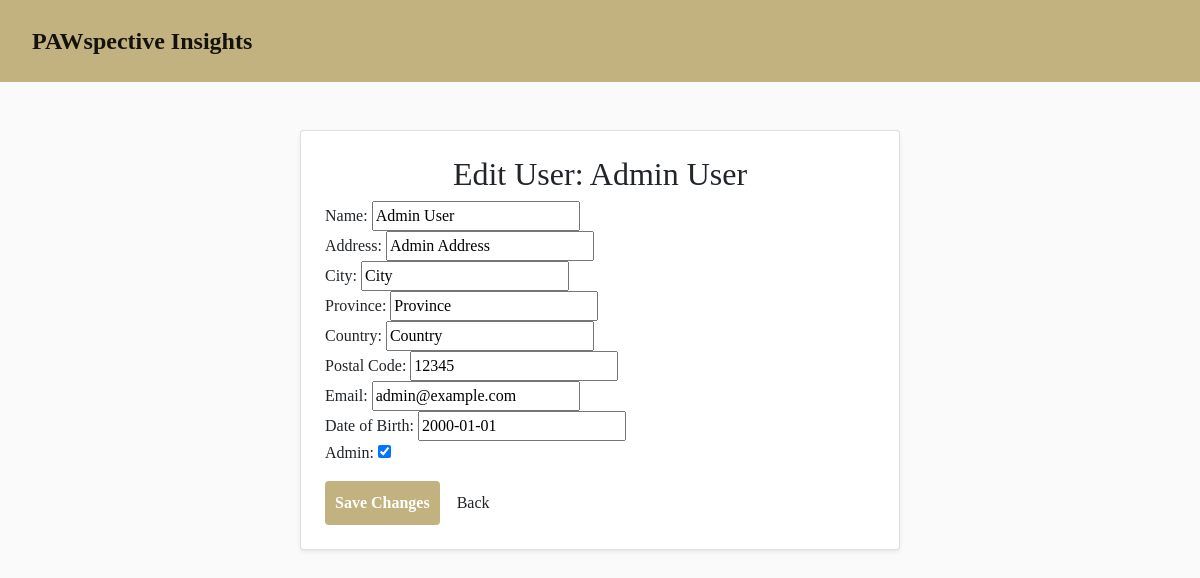
/admin/users/edit/1 (signed in), run on the app's committed database.
### app.py (models this page shows)
class User(db.Model):
    id = db.Column(db.Integer, primary_key=True)
    name = db.Column(db.String(100), nullable=False)
    address = db.Column(db.String(200), nullable=False)
    city = db.Column(db.String(100), nullable=False)
    province = db.Column(db.String(100), nullable=False)
    country = db.Column(db.String(100), nullable=False)
    postal_code = db.Column(db.String(20), nullable=False)
    email = db.Column(db.String(100), unique=True, nullable=False)
    password = db.Column(db.String(100), nullable=False)
    dob = db.Column(db.String(20), nullable=False)
    is_admin = db.Column(db.Boolean, default=False)  # New field for admin role
    date_created = db.Column(db.DateTime, default=datetime.now())

### app.py (the view, shortened to what this page needs)
@app.route('/admin/users/edit/<int:user_id>', methods=['GET', 'POST'])
def admin_edit_user(user_id):
    if 'user' not in session or not session['user'].get('is_admin'):
        flash("Admin access required.", "danger")
        return redirect(url_for('login'))
    user = User.query.get_or_404(user_id)
    return render_template('admin_edit_user.html', user=user)

### templates/admin_edit_user.html (shortened to what this page needs)
<!DOCTYPE html>
<html lang="en">
<head>
    <link href="https://cdn.jsdelivr.net/npm/bootstrap@5.0.2/dist/css/bootstrap.min.css" rel="stylesheet">
    <link rel="stylesheet" href="{{ url_for('static', filename='css/style.css') }}">
</head>
<body>
    <header class="header">
        <nav class="navbar navbar-expand-lg navbar-light" style="background-color: #c2b280;">
            <div class="container-fluid">
                <a class="navbar-brand" href="/">PAWspective Insights</a>
            </div>
        </nav>
    </header>
    <div class="container mt-5 d-flex justify-content-center">
        <div class="card p-4 shadow-sm" style="width: 100%; max-width: 600px;">
            <h2 class="text-center">Edit User: {{ user.name }}</h2>
            <form method="POST">
        <label>Name:</label>
        <input type="text" name="name" value="{{ user.name }}" required><br>
        <label>Address:</label>
        <input type="text" name="address" value="{{ user.address }}" required><br>
        <label>City:</label>
        <input type="text" name="city" value="{{ user.city }}" required><br>
        <label>Province:</label>
        <input type="text" name="province" value="{{ user.province }}" required><br>
        <label>Country:</label>
        <input type="text" name="country" value="{{ user.country }}" required><br>
        <label>Postal Code:</label>
        <input type="text" name="postal_code" value="{{ user.postal_code }}" required><br>
        <label>Email:</label>
        <input type="email" name="email" value="{{ user.email }}" required><br>
        <label>Date of Birth:</label>
        <input type="text" name="dob" value="{{ user.dob }}" required><br>
        <label>Admin:</label>
        <input type="checkbox" name="is_admin" {% if user.is_admin %}checked{% endif %}><br>
                <button type="submit" class="btn btn-custom mt-3">Save Changes</button>
                <a href="{{ url_for('admin_view_users') }}" class="btn btn-custom-cancel mt-3">Back</a>
            </form>
        </div>
    </div>
</body>
</html>

### static/css/style.css (style rules this page uses)
body, html { margin: 0; padding: 0; font-family: 'Times New Roman', Times, serif; background-color: #fafafa; }
.header { background-color: #c2b280; padding: 10px 20px; }
.navbar-brand { font-weight: bold; color: #4e4e4e; font-size: 24px; }
.btn-custom { background-color: #c2b280; color: white; border: none; padding: 10px; font-weight: bold; }

### data on the page
User: name "Admin User", address "Admin Address", city "City", province "Province", country "Country", postal_code "12345", email "admin@example.com", dob "2000-01-01", is_admin "☑"
